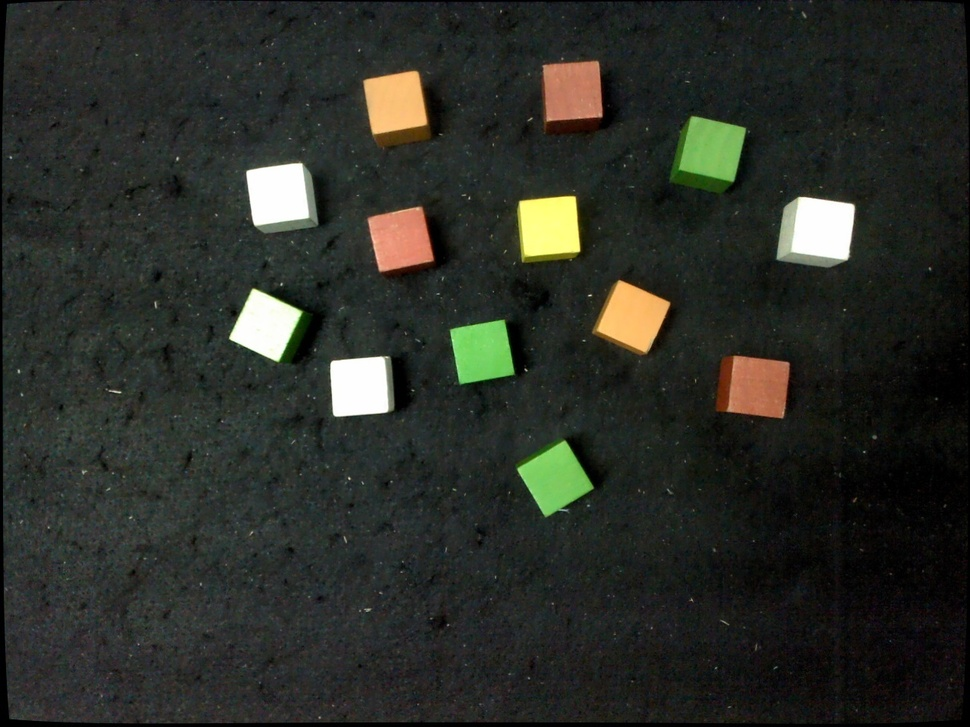
#> input picture RoboticsCourse/src/send_script/images/cv_image.jpg, 970 x 727 px, shrunk from 1280 x 960 before the run, given in place of the camera
$ python stage_1.py
#> lines starting #> are read from the running program, lines starting #| are printed output that depends on the picture; after the words box and inside, x2 and y2 are one past the last pixel; in counts of white or black regions, pixels touching at a corner belong together
#> further down, frame is the input picture: shape (727, 970, 3); mean B, G, R 39.7, 46.1, 43.2
import cv2
import numpy as np
# import drone_detectionFunc


# [54 lines left out: function circle_pathing, not called in this run]

def square_pathing(photo = None, imagePath="Stage1_square_ref.png", visualize = False):
    """
    Function to find the corners of a square in a given image

    Parameters:
        imagePath (str): Path to the image. Default is "Stage1_ref.png"

    Returns:
        checkpoints (numpy.ndarray): An array containing the intermediate checkpoints for squares
    """
#> called with imagePath = 'Stage1_square_ref.png', visualize = True

    if type(photo) == type(None):
        # Read the image instead
        img = cv2.imread(imagePath)
    else:
        img = photo

    # Get the width of the image
    height, width, _ = img.shape
#> height = 727; width = 970

    # Split the image into color channels
    B, G, R = cv2.split(img)
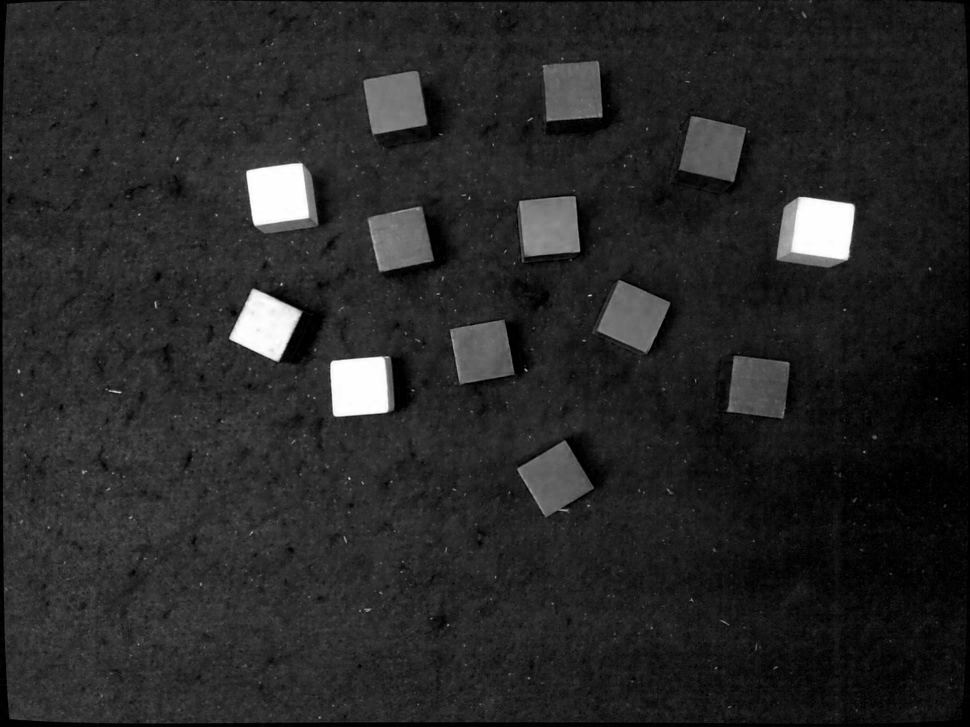
#> B: shape (727, 970); min 0, max 255, mean 39.7
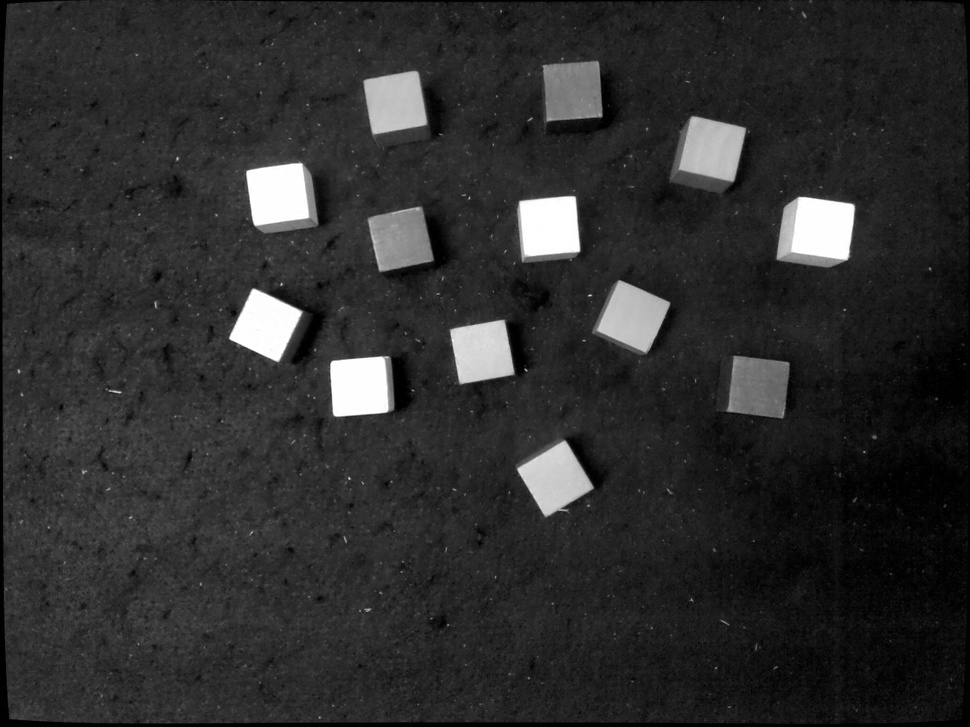
#> G: shape (727, 970); min 0, max 255, mean 46.1
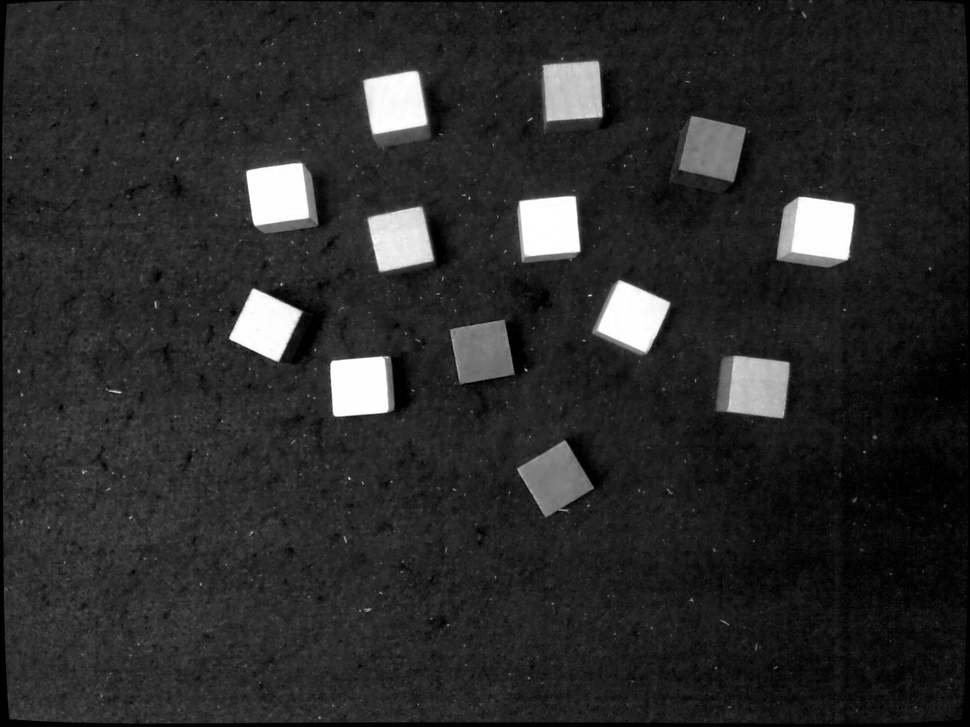
#> R: shape (727, 970); min 0, max 255, mean 43.2

    # Create a red mask: Red region with R > 100, G < 70, B < 70
    redImg = (((R > 100) & (G < 80) & (B < 80)) * 255).astype(np.uint8)
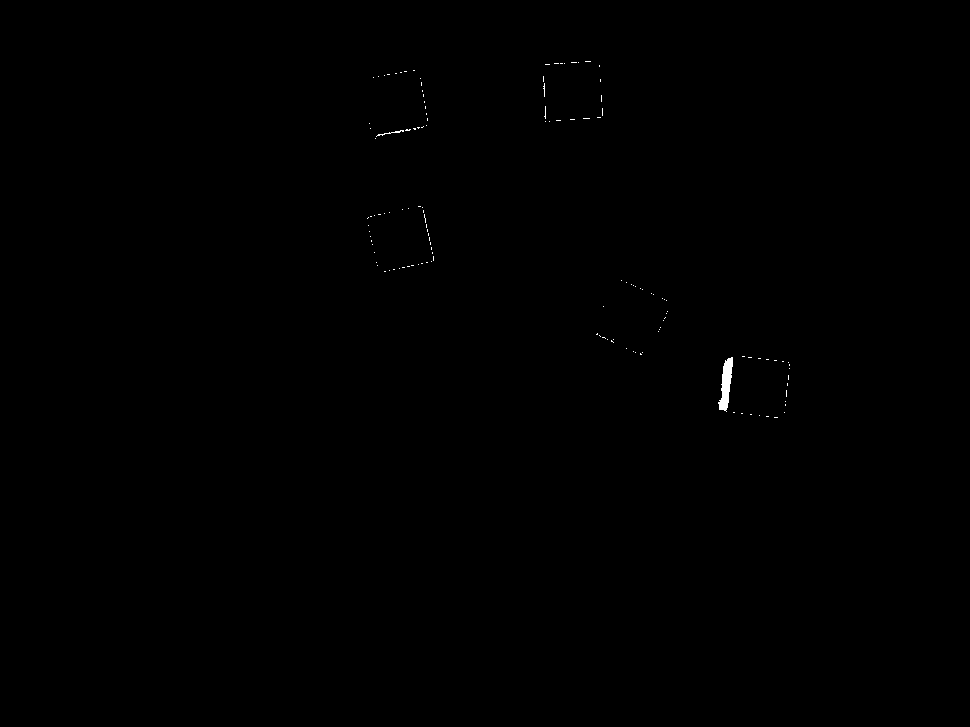
#> redImg: shape (727, 970); 0.12% white; 137 white regions (135 under 20 px)

    # Find contours for the left half of the image (for squares)
    # left_half = redImg[:, :width // 2]
    contours, _ = cv2.findContours(redImg, cv2.RETR_LIST, cv2.CHAIN_APPROX_SIMPLE)
#> contours = 137 contours, 136 with area under 20; largest, box (x1, y1, x2, y2) and area: (718, 357, 733, 412) 389

    # return 0

    # Sort contours by size and select the second largest (square)
    contours_sorted_by_size = sorted(contours, key=cv2.contourArea, reverse=True)
#> contours_sorted_by_size has the same summary as contours
    squareBoundary = contours_sorted_by_size[0]
#> squareBoundary = contour of 53 points, box (x1, y1, x2, y2) (718, 357, 733, 412), area 389

    # Create checkpoints for squares by interpolating along the boundary
    squ_checkpoints = np.array(cv2.approxPolyDP(squareBoundary, epsilon=3, closed=True))
#> squ_checkpoints = [[732, 357], [723, 366], [722, 397], [718, 402], [719, 409], [726, 411]]
    squ_checkpoints = squ_checkpoints[:, 0]  # Flatten the contour points

    if visualize == True:
        for index, point in enumerate(squ_checkpoints):
            # Draw each point as a small circle (5 pixels radius)
            cv2.circle(redImg, (point[0], point[1]), 3*(index+2), (0, 0, 255), -1)  # Red color for the points
#> this loop made 6 passes
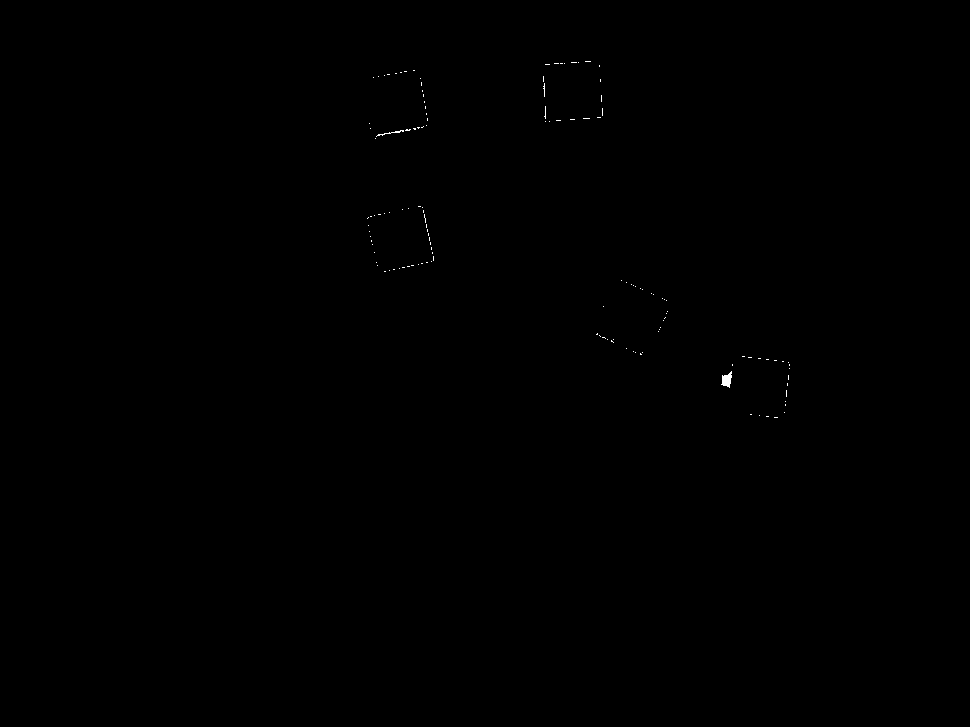
#> redImg: shape (727, 970); 0.07% white in thin lines or dots, all inside (x1, y1, x2, y2) = (367, 61, 790, 418)

        # Display the image with the points
        cv2.imshow("Image with Points", redImg)
        # cv2.waitKey(0)
        # cv2.destroyAllWindows()

    return squ_checkpoints

# [38 lines left out: function croix_pathing, not called in this run]


if __name__ == "__main__":
    # Example usage:
    # checkpoints = stage1_circle_pathing("Stage1_circle_ref.png", visualize=True)
    camera = cv2.VideoCapture(1)
    while True:
        ret, frame = camera.read()
        cv2.imshow("camera", frame)
        square_pathing(frame, visualize=True)

        if cv2.waitKey(1) & 0xFF == ord('q'):
#> (key q is pressed here)
            break
    cv2.waitKey(0)
    cv2.destroyAllWindows()
    # print(checkpoints)
    ###以下是我在1214做的事
    #多寫了追蹤中心十字
    #試著寫了以下這段
